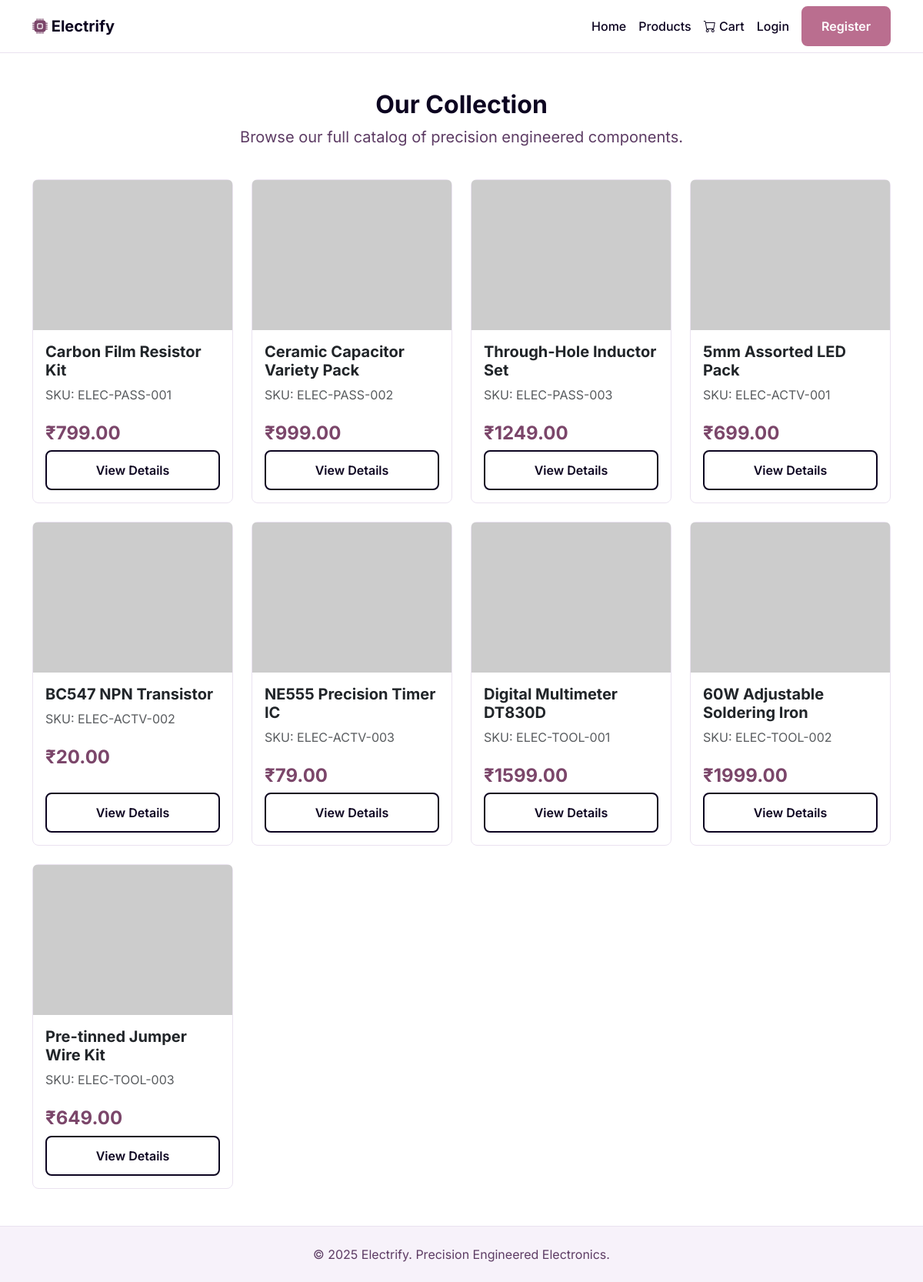
/products.php, run on the app's committed database.
### tables this page shows
CREATE TABLE `products` (
  `product_id` INT(11) NOT NULL AUTO_INCREMENT,
  `category_id` INT(11) NOT NULL,
  `product_name` VARCHAR(255) NOT NULL,
  `description` TEXT,
  `price` DECIMAL(10, 2) NOT NULL,
  `sku` VARCHAR(100) NOT NULL UNIQUE,
  `stock_quantity` INT(11) NOT NULL DEFAULT 0,
  `image_url` VARCHAR(255) DEFAULT NULL,
  `created_at` TIMESTAMP NOT NULL DEFAULT CURRENT_TIMESTAMP,
  `updated_at` TIMESTAMP NOT NULL DEFAULT CURRENT_TIMESTAMP ON UPDATE CURRENT_TIMESTAMP,
  PRIMARY KEY (`product_id`),
  FOREIGN KEY (`category_id`) REFERENCES `categories` (`category_id`) ON DELETE CASCADE
);

### products.php (the view, shortened to what this page needs)
<?php
require_once 'includes/header.php';
require_once 'config/db_connect.php';
$sql = "SELECT * FROM products ORDER BY created_at DESC";
$result = $conn->query($sql);
?>
<div class="row text-center mb-4">
    <div class="col">
        <h2>Our Collection</h2>
        <p class="fs-5" style="color: var(--color-text-secondary);">Browse our full catalog of precision engineered components.</p>
    </div>
</div>
<div class="row g-4 row-cols-1 row-cols-md-3 row-cols-lg-4">
    <?php
    if ($result && $result->num_rows > 0) {
        while ($product = $result->fetch_assoc()) {
    ?>
            <div class="col">
                <div class="card h-100">
                    <?php
                        if (!empty($product['image_url'])) {
                            $image_path = 'assets/images/products/' . htmlspecialchars($product['image_url']);
                        } else {
                            $image_path = 'https://via.placeholder.com/400x300.png/F7F2FA/0C0420?text=Electrify';
                        }
                    ?>
                    <img src="<?php echo $image_path; ?>" class="card-img-top" alt="<?php echo htmlspecialchars($product['product_name']); ?>">
                    <div class="card-body d-flex flex-column">
                        <h5 class="card-title"><?php echo htmlspecialchars($product['product_name']); ?></h5>
                        <p class="card-text text-muted">SKU: <?php echo htmlspecialchars($product['sku']); ?></p>
                        <h4 class="mt-2" style="color: var(--color-primary-action);">₹<?php echo htmlspecialchars($product['price']); ?></h4>
                        <a href="product_detail.php?id=<?php echo $product['product_id']; ?>" class="btn btn-secondary mt-auto">View Details</a>
                    </div>
                </div>
            </div>
    <?php
        }
    }
    ?>
</div>
<?php
require_once 'includes/footer.php';
?>

### includes/header.php (shortened to what this page needs)
<!DOCTYPE html>
<html lang="en">
<head>
    <link href="https://cdn.jsdelivr.net/npm/bootstrap@5.3.3/dist/css/bootstrap.min.css" rel="stylesheet">
    <link rel="stylesheet" href="https://cdn.jsdelivr.net/npm/bootstrap-icons@1.11.3/font/bootstrap-icons.min.css">
    <link rel="stylesheet" href="assets/css/style.css">
</head>
<body>
    <header class="header-custom sticky-top">
        <nav class="navbar navbar-expand-lg navbar-light">
            <div class="container">
                <a class="navbar-brand fw-bold" href="index.php">
                    <i class="bi bi-cpu-fill brand-icon"></i> Electrify
                </a>
                <div class="collapse navbar-collapse" id="navbarNav">
                    <ul class="navbar-nav ms-auto align-items-lg-center">
                        <li class="nav-item">
                            <a class="nav-link" href="index.php">Home</a>
                        </li>
                        <li class="nav-item">
                            <a class="nav-link" href="products.php">Products</a>
                        </li>
                        <li class="nav-item">
                            <a class="nav-link" href="cart.php">
                                <i class="bi bi-cart"></i> Cart
                            </a>
                        </li>
                        <?php if (isset($_SESSION['user_id'])): ?>
                            <li class="nav-item">
                                <a class="nav-link" href="account.php">
                                    Welcome, <?php echo htmlspecialchars($_SESSION['user_first_name']); ?>
                                </a>
                            </li>
                             <li class="nav-item">
                                <a class="nav-link" href="logout.php">Logout</a>
                            </li>
                        <?php else: ?>
                            <li class="nav-item">
                                <a class="nav-link" href="login.php">Login</a>
                            </li>
                             <li class="nav-item">
                                <a class="btn btn-accent ms-lg-2" href="register.php">Register</a>
                            </li>
                        <?php endif; ?>
                    </ul>
                </div>
            </div>
        </nav>
    </header>
    <div class="container mt-5">

### includes/footer.php (shortened to what this page needs)
    </div>
    <footer class="footer-custom text-center py-4 mt-5">
        <div class="container">
            <p class="mb-0">&copy; <?php echo date('Y'); ?> Electrify. Precision Engineered Electronics.</p>
        </div>
    </footer>
</body>
</html>

### assets/css/style.css (style rules this page uses)
:root { --color-primary-dark: #0C0420; --color-primary-action: #7B466A; --color-primary-hover: #9F6496; --color-text-secondary: #5D3C64; --color-accent: #BA6E8F; --color-background: #FFFFFF; --color-subtle-bg: #F7F2FA; --color-border: #EAE2F0; --color-success: #10B981; --color-error: #EF4444; --shadow-md: 0 4px 6px -1px rgb(12 4 32 / 0.1), 0 2px 4px -2px rgb(12 4 32 / 0.1); --shadow-lg: 0 10px 15px -3px rgb(12 4 32 / 0.1), 0 4px 6px -4px rgb(12 4 32 / 0.1); --border-radius: 0.5rem; }
*, *::before, *::after { box-sizing: border-box; }
body { background-color: var(--color-background); color: var(--color-text-secondary); font-family: 'Inter', sans-serif; animation: fadeInAnimation ease 1s; animation-iteration-count: 1; animation-fill-mode: forwards; }
h1, h2, h3, h4, h5, h6 { color: var(--color-primary-dark); font-weight: 700; }
.header-custom { background-color: var(--color-background); border-bottom: 1px solid var(--color-border); }
.header-custom .navbar-brand, .header-custom .nav-link { color: var(--color-primary-dark) !important; font-weight: 500; transition: color 0.2s ease-in-out; }
.header-custom .navbar-brand .brand-icon { color: var(--color-primary-action); }
.btn { border-radius: var(--border-radius); transition: all 0.2s ease-in-out; padding: 0.75rem 1.5rem; font-weight: 600; border-width: 2px; }
.btn-secondary { background-color: transparent; border-color: var(--color-primary-dark); color: var(--color-primary-dark); }
.btn-accent { background-color: var(--color-accent); border-color: var(--color-accent); color: white; }
.card { border: 1px solid var(--color-border); border-radius: var(--border-radius); transition: all 0.2s ease-in-out; }
.footer-custom { background-color: var(--color-subtle-bg); color: var(--color-text-secondary); border-top: 1px solid var(--color-border); }

### data on the page
products: product_name "Carbon Film Resistor Kit", sku "ELEC-PASS-001", price "799.00"
products: product_name "Ceramic Capacitor Variety Pack", sku "ELEC-PASS-002", price "999.00"
products: product_name "Through-Hole Inductor Set", sku "ELEC-PASS-003", price "1249.00"
products: product_name "5mm Assorted LED Pack", sku "ELEC-ACTV-001", price "699.00"
products: product_name "BC547 NPN Transistor", sku "ELEC-ACTV-002", price "20.00"
products: product_name "NE555 Precision Timer IC", sku "ELEC-ACTV-003", price "79.00"
products: product_name "Digital Multimeter DT830D", sku "ELEC-TOOL-001", price "1599.00"
products: product_name "60W Adjustable Soldering Iron", sku "ELEC-TOOL-002", price "1999.00"
products: product_name "Pre-tinned Jumper Wire Kit", sku "ELEC-TOOL-003", price "649.00"
